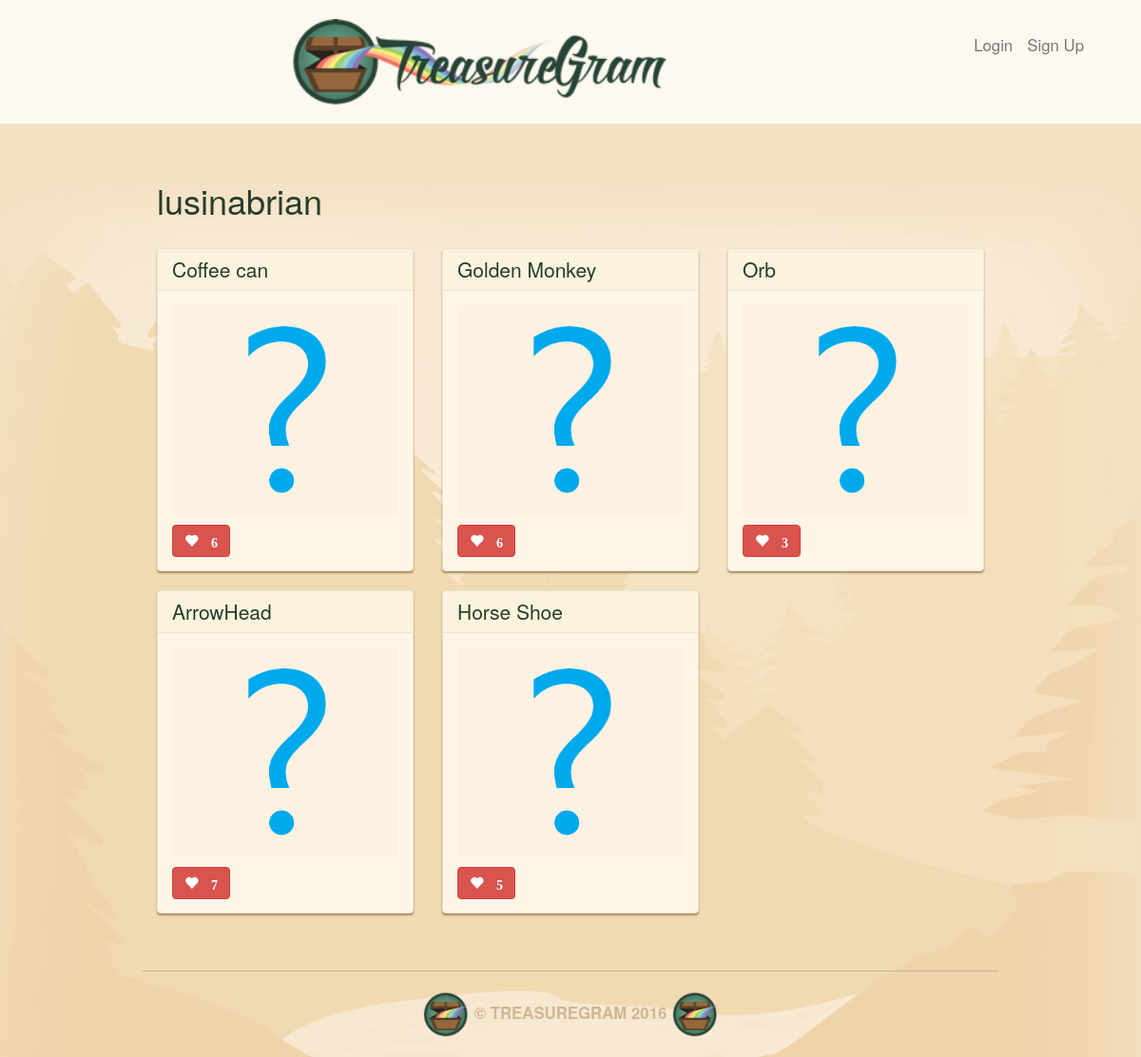
The page /user/lusinabrian/ on the database as committed earlier.
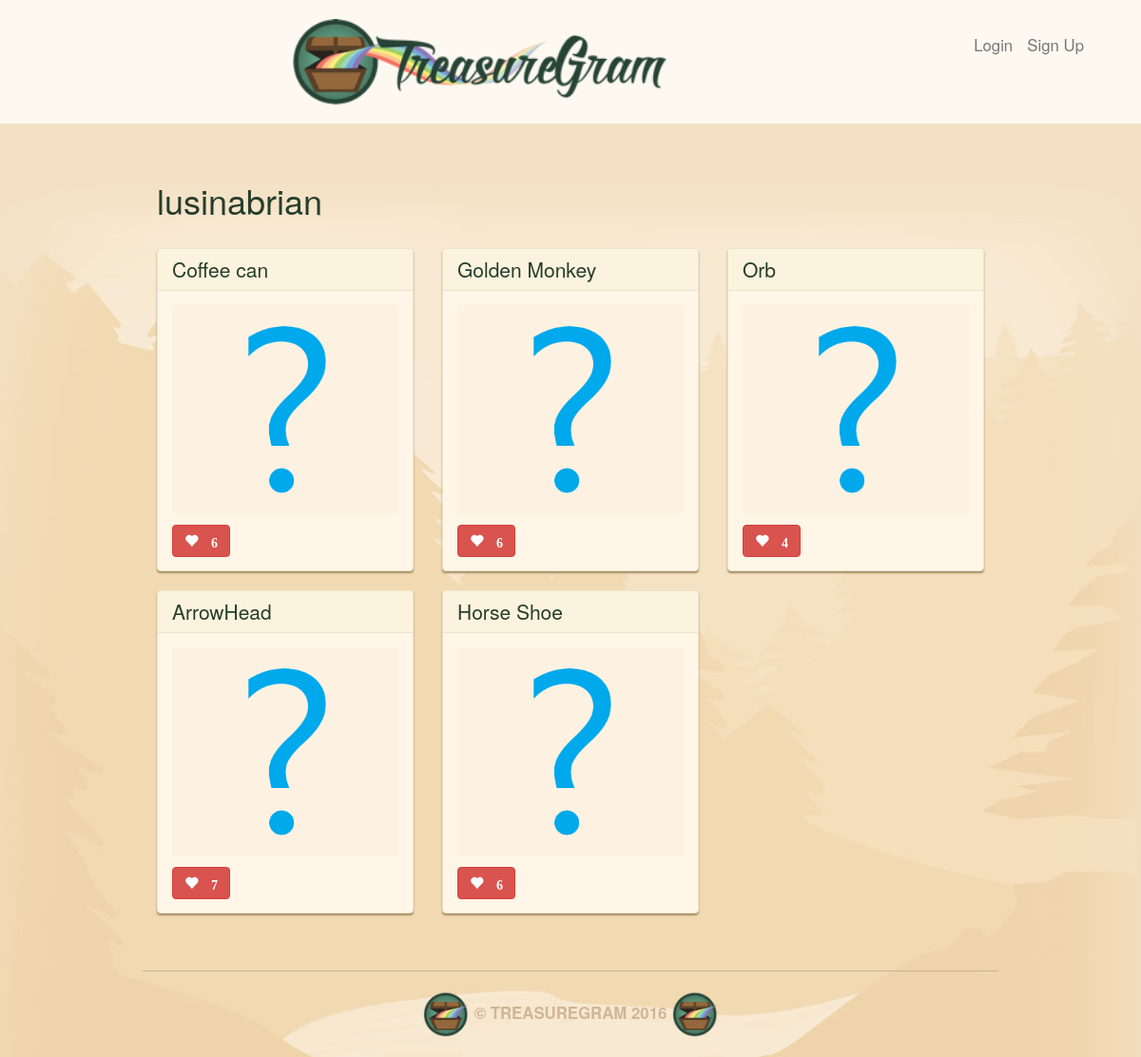
The same page on the database as committed later.
### main_app/models.py (models this page shows, shortened)
class Treasures(models.Model):
    user = models.ForeignKey(User)
    name = models.CharField(max_length=100)
    value = models.DecimalField(max_digits=10, decimal_places=2)
    material = models.CharField(max_length=100)
    location = models.CharField(max_length=100)
    image = models.ImageField(upload_to='media/treasure_images', default='media/default.png')
    likes = models.IntegerField(default=0)

### main_app/views.py (the view)
# urls.py: url(r'^user/(\w+)/$', views.profile, name='profile'),
def profile(request, username):
    user = get_object_or_404(User.objects, username=username)
    treasures = Treasures.objects.filter(user=user)
    context = {"username": username, "treasures": treasures}
    return render(request=request, template_name="profile.html", context=context)

### main_app/templates/profile.html
{% extends 'base.html' %}
{% load staticfiles %}
{% block content %}
  <h1>{{ username }}</h1><br>
	<div class="row">
	{% for treasure in treasures %}
      <div class="col-md-4">
      <div class="treasure panel panel-default">
        <a href="/{{treasure.id}}/">
        <div class="panel-heading">
          <h3 class="panel-title">{{ treasure.name }}</h3>
        </div>
        </a>
        <div class="panel-body">
          <a href="/{{treasure.id}}/">
          <div class="treasure-photo">
            <img src="{{ treasure.image.url }}" >
          </div>
          </a>
          <button id ="likes" data-id="{{treasure.id}}" class="btn btn-mini btn-danger glyphicon glyphicon-heart" type="button">
            {% if treasure.likes > 0 %} {{ treasure.likes }} {% endif %}
          </button>
        </div>
      </div>
      </div>
      {% if forloop.counter|divisibleby:"3" and not forloop.last %}
        </div><br><div class="row">
      {% endif %}
	{% endfor %}
	</div><br>
{% endblock %}

Rows that differ between the two databases and show on the page:
changed Treasures "Orb": likes "3" → "4"
changed Treasures "Horse Shoe": likes "5" → "6"
